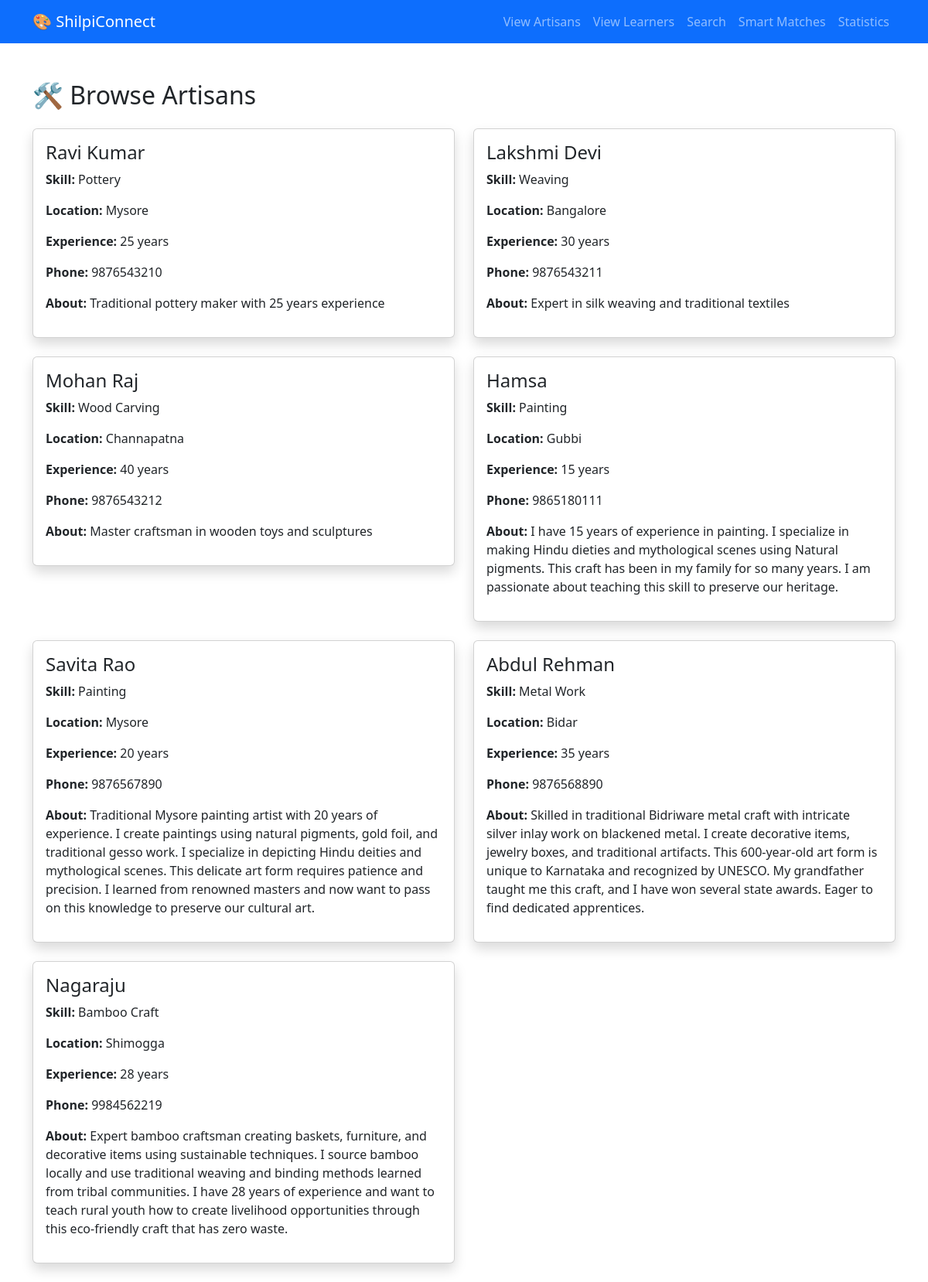
Before: /artisans with the older database file.
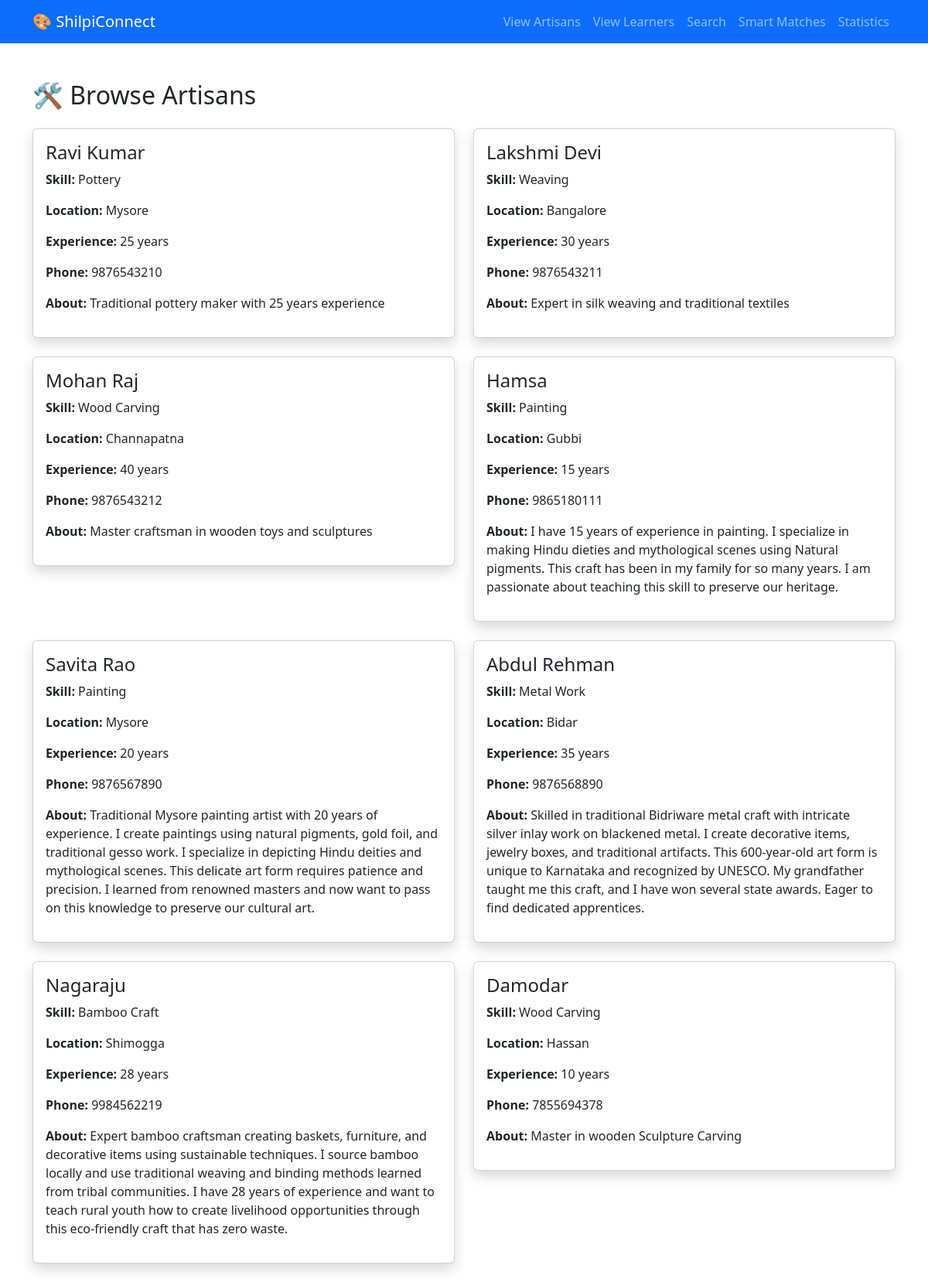
After: the same page with the newer database file.
### tables this page shows
CREATE TABLE artisans (
    id INTEGER PRIMARY KEY AUTOINCREMENT,
    name TEXT NOT NULL,
    skill TEXT NOT NULL,
    location TEXT NOT NULL,
    experience INTEGER,
    phone TEXT,
    description TEXT,
    created_at TIMESTAMP DEFAULT CURRENT_TIMESTAMP
);

### app.py (the view)
@app.route('/artisans')
def artisans():
    conn = get_db()
    artisans = conn.execute('SELECT * FROM artisans').fetchall()
    conn.close()
    return render_template('artisans.html', artisans=artisans)

### app.py (called while the page is built)
def get_db():
    conn = sqlite3.connect('shilpiconnect.db')
    conn.row_factory = sqlite3.Row  # This lets us access columns by name
    return conn

### templates/artisans.html (shortened to what this page needs)
<!DOCTYPE html>
<html lang="en">
<head>
    <link href="https://cdn.jsdelivr.net/npm/bootstrap@5.3.3/dist/css/bootstrap.min.css" rel="stylesheet">
</head>
<body>
    <nav class="navbar navbar-expand-lg navbar-dark bg-primary">
        <div class="container">
            <a class="navbar-brand" href="/">🎨 ShilpiConnect</a>
            <div class="navbar-nav">
                <a class="nav-link" href="/artisans">View Artisans</a>
                <a class="nav-link" href="/learners">View Learners</a>
                <a class="nav-link" href="/search">Search</a>
                <a class="nav-link" href="/matches">Smart Matches</a>
                <a class="nav-link" href="/stats">Statistics</a>
            </div>
        </div>
    </nav>
    <div class="container mt-5">
        <h2>🛠️ Browse Artisans</h2>
        <div class="row mt-4">
            {% for artisan in artisans %}
            <div class="col-md-6 mb-4">
                <div class="card shadow">
                    <div class="card-body">
                        <h4>{{ artisan['name'] }}</h4>
                        <p><strong>Skill:</strong> {{ artisan['skill'] }}</p>
                        <p><strong>Location:</strong> {{ artisan['location'] }}</p>
                        <p><strong>Experience:</strong> {{ artisan['experience'] }} years</p>
                        <p><strong>Phone:</strong> {{ artisan['phone'] }}</p>
                        <p><strong>About:</strong> {{ artisan['description'] }}</p>
                    </div>
                </div>
            </div>
            {% endfor %}
        </div>
    </div>
</body>
</html>

Changed rows visible on the page:
added artisans: name "Damodar", skill "Wood Carving", location "Hassan", experience "10", phone "7855694378", description "Master in wooden Sculpture Carving"
